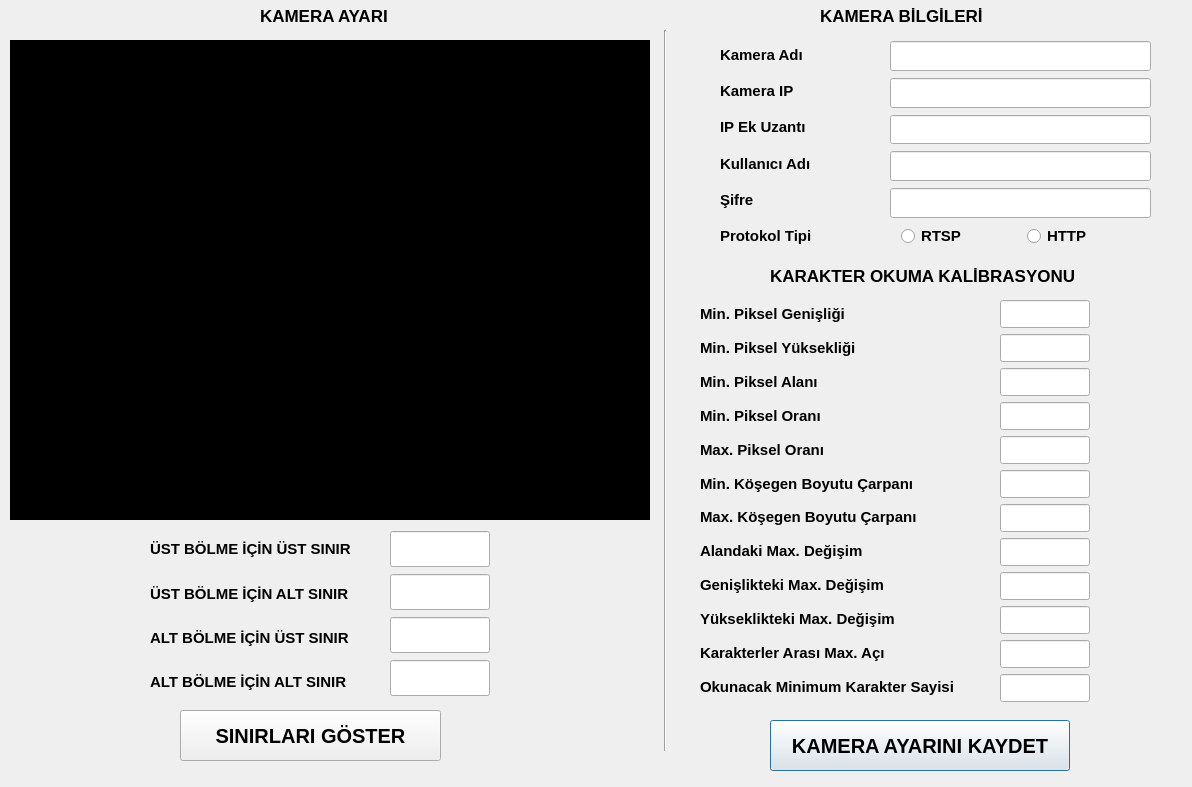
<?xml version="1.0" encoding="UTF-8"?>
<ui version="4.0">
 <class>Dialog</class>
 <widget class="QDialog" name="Dialog">
  <property name="geometry">
   <rect>
    <x>0</x>
    <y>0</y>
    <width>1192</width>
    <height>787</height>
   </rect>
  </property>
  <property name="minimumSize">
   <size>
    <width>778</width>
    <height>464</height>
   </size>
  </property>
  <property name="maximumSize">
   <size>
    <width>9999</width>
    <height>9999</height>
   </size>
  </property>
  <property name="windowTitle">
   <string>Dialog</string>
  </property>
  <widget class="QPushButton" name="buttonSaveConfiguration">
   <property name="geometry">
    <rect>
     <x>770</x>
     <y>720</y>
     <width>300</width>
     <height>51</height>
    </rect>
   </property>
   <property name="minimumSize">
    <size>
     <width>261</width>
     <height>51</height>
    </size>
   </property>
   <property name="maximumSize">
    <size>
     <width>300</width>
     <height>51</height>
    </size>
   </property>
   <property name="font">
    <font>
     <pointsize>15</pointsize>
     <weight>75</weight>
     <bold>true</bold>
    </font>
   </property>
   <property name="text">
    <string>KAMERA AYARINI KAYDET</string>
   </property>
  </widget>
  <widget class="Line" name="line_3">
   <property name="geometry">
    <rect>
     <x>650</x>
     <y>30</y>
     <width>31</width>
     <height>721</height>
    </rect>
   </property>
   <property name="orientation">
    <enum>Qt::Vertical</enum>
   </property>
  </widget>
  <widget class="QLabel" name="labelCameraOptions">
   <property name="geometry">
    <rect>
     <x>260</x>
     <y>0</y>
     <width>141</width>
     <height>31</height>
    </rect>
   </property>
   <property name="minimumSize">
    <size>
     <width>141</width>
     <height>31</height>
    </size>
   </property>
   <property name="maximumSize">
    <size>
     <width>141</width>
     <height>31</height>
    </size>
   </property>
   <property name="font">
    <font>
     <pointsize>13</pointsize>
     <weight>75</weight>
     <bold>true</bold>
     <underline>false</underline>
     <strikeout>false</strikeout>
     <kerning>true</kerning>
    </font>
   </property>
   <property name="text">
    <string>KAMERA AYARI</string>
   </property>
  </widget>
  <widget class="QWidget" name="layoutWidget">
   <property name="geometry">
    <rect>
     <x>720</x>
     <y>40</y>
     <width>151</width>
     <height>211</height>
    </rect>
   </property>
   <layout class="QVBoxLayout" name="verticalLayout_2">
    <item>
     <widget class="QLabel" name="labelCameraName">
      <property name="font">
       <font>
        <pointsize>11</pointsize>
        <weight>75</weight>
        <bold>true</bold>
       </font>
      </property>
      <property name="text">
       <string>Kamera Adı</string>
      </property>
     </widget>
    </item>
    <item>
     <widget class="QLabel" name="labelCameraIP">
      <property name="font">
       <font>
        <pointsize>11</pointsize>
        <weight>75</weight>
        <bold>true</bold>
       </font>
      </property>
      <property name="text">
       <string>Kamera IP</string>
      </property>
     </widget>
    </item>
    <item>
     <widget class="QLabel" name="labelCameraIPAddition">
      <property name="font">
       <font>
        <pointsize>11</pointsize>
        <weight>75</weight>
        <bold>true</bold>
       </font>
      </property>
      <property name="text">
       <string>IP Ek Uzantı</string>
      </property>
     </widget>
    </item>
    <item>
     <widget class="QLabel" name="labelUserName">
      <property name="font">
       <font>
        <pointsize>11</pointsize>
        <weight>75</weight>
        <bold>true</bold>
       </font>
      </property>
      <property name="text">
       <string>Kullanıcı Adı</string>
      </property>
     </widget>
    </item>
    <item>
     <widget class="QLabel" name="labelPassword">
      <property name="font">
       <font>
        <pointsize>11</pointsize>
        <weight>75</weight>
        <bold>true</bold>
       </font>
      </property>
      <property name="text">
       <string>Şifre</string>
      </property>
     </widget>
    </item>
    <item>
     <widget class="QLabel" name="labelProtocolType">
      <property name="font">
       <font>
        <pointsize>11</pointsize>
        <weight>75</weight>
        <bold>true</bold>
       </font>
      </property>
      <property name="text">
       <string>Protokol Tipi</string>
      </property>
     </widget>
    </item>
   </layout>
  </widget>
  <widget class="QLabel" name="labelCalibrationPhoto">
   <property name="geometry">
    <rect>
     <x>10</x>
     <y>40</y>
     <width>640</width>
     <height>480</height>
    </rect>
   </property>
   <property name="minimumSize">
    <size>
     <width>640</width>
     <height>480</height>
    </size>
   </property>
   <property name="maximumSize">
    <size>
     <width>640</width>
     <height>480</height>
    </size>
   </property>
   <property name="styleSheet">
    <string notr="true">
background-color: rgb(0, 0, 0)
</string>
   </property>
   <property name="frameShape">
    <enum>QFrame::WinPanel</enum>
   </property>
   <property name="frameShadow">
    <enum>QFrame::Plain</enum>
   </property>
   <property name="text">
    <string/>
   </property>
  </widget>
  <widget class="QPushButton" name="buttonShowCounters">
   <property name="geometry">
    <rect>
     <x>180</x>
     <y>710</y>
     <width>261</width>
     <height>51</height>
    </rect>
   </property>
   <property name="minimumSize">
    <size>
     <width>261</width>
     <height>51</height>
    </size>
   </property>
   <property name="maximumSize">
    <size>
     <width>261</width>
     <height>51</height>
    </size>
   </property>
   <property name="font">
    <font>
     <pointsize>15</pointsize>
     <weight>75</weight>
     <bold>true</bold>
    </font>
   </property>
   <property name="text">
    <string>SINIRLARI GÖSTER</string>
   </property>
  </widget>
  <widget class="QLabel" name="labelCameraInfo">
   <property name="geometry">
    <rect>
     <x>820</x>
     <y>0</y>
     <width>171</width>
     <height>31</height>
    </rect>
   </property>
   <property name="minimumSize">
    <size>
     <width>141</width>
     <height>31</height>
    </size>
   </property>
   <property name="maximumSize">
    <size>
     <width>171</width>
     <height>31</height>
    </size>
   </property>
   <property name="font">
    <font>
     <pointsize>13</pointsize>
     <weight>75</weight>
     <bold>true</bold>
     <underline>false</underline>
     <strikeout>false</strikeout>
     <kerning>true</kerning>
    </font>
   </property>
   <property name="text">
    <string>KAMERA BİLGİLERİ</string>
   </property>
  </widget>
  <widget class="QLabel" name="labelCharReadingCalibration">
   <property name="geometry">
    <rect>
     <x>770</x>
     <y>260</y>
     <width>311</width>
     <height>31</height>
    </rect>
   </property>
   <property name="minimumSize">
    <size>
     <width>141</width>
     <height>31</height>
    </size>
   </property>
   <property name="maximumSize">
    <size>
     <width>400</width>
     <height>31</height>
    </size>
   </property>
   <property name="font">
    <font>
     <pointsize>13</pointsize>
     <weight>75</weight>
     <bold>true</bold>
     <underline>false</underline>
     <strikeout>false</strikeout>
     <kerning>true</kerning>
    </font>
   </property>
   <property name="text">
    <string>KARAKTER OKUMA KALİBRASYONU</string>
   </property>
  </widget>
  <widget class="QWidget" name="layoutWidget_3">
   <property name="geometry">
    <rect>
     <x>1000</x>
     <y>300</y>
     <width>100</width>
     <height>411</height>
    </rect>
   </property>
   <property name="minimumSize">
    <size>
     <width>100</width>
     <height>0</height>
    </size>
   </property>
   <property name="maximumSize">
    <size>
     <width>100</width>
     <height>16777215</height>
    </size>
   </property>
   <layout class="QVBoxLayout" name="verticalLayout_5">
    <item>
     <widget class="QLineEdit" name="editMinPixelWidth">
      <property name="minimumSize">
       <size>
        <width>90</width>
        <height>28</height>
       </size>
      </property>
      <property name="maximumSize">
       <size>
        <width>90</width>
        <height>28</height>
       </size>
      </property>
      <property name="font">
       <font>
        <pointsize>12</pointsize>
       </font>
      </property>
      <property name="text">
       <string/>
      </property>
      <property name="clearButtonEnabled">
       <bool>true</bool>
      </property>
     </widget>
    </item>
    <item>
     <widget class="QLineEdit" name="editMinPixelHeight">
      <property name="minimumSize">
       <size>
        <width>90</width>
        <height>28</height>
       </size>
      </property>
      <property name="maximumSize">
       <size>
        <width>90</width>
        <height>28</height>
       </size>
      </property>
      <property name="font">
       <font>
        <pointsize>12</pointsize>
       </font>
      </property>
      <property name="text">
       <string/>
      </property>
      <property name="clearButtonEnabled">
       <bool>true</bool>
      </property>
     </widget>
    </item>
    <item>
     <widget class="QLineEdit" name="editMinPixelArea">
      <property name="minimumSize">
       <size>
        <width>90</width>
        <height>28</height>
       </size>
      </property>
      <property name="maximumSize">
       <size>
        <width>90</width>
        <height>28</height>
       </size>
      </property>
      <property name="font">
       <font>
        <pointsize>12</pointsize>
       </font>
      </property>
      <property name="clearButtonEnabled">
       <bool>true</bool>
      </property>
     </widget>
    </item>
    <item>
     <widget class="QLineEdit" name="editMinPixelRatio">
      <property name="minimumSize">
       <size>
        <width>90</width>
        <height>28</height>
       </size>
      </property>
      <property name="maximumSize">
       <size>
        <width>90</width>
        <height>28</height>
       </size>
      </property>
      <property name="font">
       <font>
        <pointsize>12</pointsize>
       </font>
      </property>
      <property name="text">
       <string/>
      </property>
      <property name="clearButtonEnabled">
       <bool>true</bool>
      </property>
     </widget>
    </item>
    <item>
     <widget class="QLineEdit" name="editMaxPixelRatio">
      <property name="minimumSize">
       <size>
        <width>90</width>
        <height>28</height>
       </size>
      </property>
      <property name="maximumSize">
       <size>
        <width>90</width>
        <height>28</height>
       </size>
      </property>
      <property name="font">
       <font>
        <pointsize>12</pointsize>
       </font>
      </property>
      <property name="text">
       <string/>
      </property>
      <property name="clearButtonEnabled">
       <bool>true</bool>
      </property>
     </widget>
    </item>
    <item>
     <widget class="QLineEdit" name="editMinDiagSize">
      <property name="minimumSize">
       <size>
        <width>90</width>
        <height>28</height>
       </size>
      </property>
      <property name="maximumSize">
       <size>
        <width>90</width>
        <height>28</height>
       </size>
      </property>
      <property name="font">
       <font>
        <pointsize>12</pointsize>
       </font>
      </property>
      <property name="text">
       <string/>
      </property>
      <property name="clearButtonEnabled">
       <bool>true</bool>
      </property>
     </widget>
    </item>
    <item>
     <widget class="QLineEdit" name="editMaxDiagSize">
      <property name="minimumSize">
       <size>
        <width>90</width>
        <height>28</height>
       </size>
      </property>
      <property name="maximumSize">
       <size>
        <width>90</width>
        <height>28</height>
       </size>
      </property>
      <property name="font">
       <font>
        <pointsize>12</pointsize>
       </font>
      </property>
      <property name="text">
       <string/>
      </property>
      <property name="clearButtonEnabled">
       <bool>true</bool>
      </property>
     </widget>
    </item>
    <item>
     <widget class="QLineEdit" name="editMaxChangeInArea">
      <property name="minimumSize">
       <size>
        <width>90</width>
        <height>28</height>
       </size>
      </property>
      <property name="maximumSize">
       <size>
        <width>90</width>
        <height>28</height>
       </size>
      </property>
      <property name="font">
       <font>
        <pointsize>12</pointsize>
       </font>
      </property>
      <property name="text">
       <string/>
      </property>
      <property name="clearButtonEnabled">
       <bool>true</bool>
      </property>
     </widget>
    </item>
    <item>
     <widget class="QLineEdit" name="editMaxChangeInWidth">
      <property name="minimumSize">
       <size>
        <width>90</width>
        <height>28</height>
       </size>
      </property>
      <property name="maximumSize">
       <size>
        <width>90</width>
        <height>28</height>
       </size>
      </property>
      <property name="font">
       <font>
        <pointsize>12</pointsize>
       </font>
      </property>
      <property name="text">
       <string/>
      </property>
      <property name="clearButtonEnabled">
       <bool>true</bool>
      </property>
     </widget>
    </item>
    <item>
     <widget class="QLineEdit" name="editMaxChangeInHeight">
      <property name="minimumSize">
       <size>
        <width>90</width>
        <height>28</height>
       </size>
      </property>
      <property name="maximumSize">
       <size>
        <width>90</width>
        <height>28</height>
       </size>
      </property>
      <property name="font">
       <font>
        <pointsize>12</pointsize>
       </font>
      </property>
      <property name="text">
       <string/>
      </property>
      <property name="clearButtonEnabled">
       <bool>true</bool>
      </property>
     </widget>
    </item>
    <item>
     <widget class="QLineEdit" name="editMaxAngleBetweenChar">
      <property name="minimumSize">
       <size>
        <width>90</width>
        <height>28</height>
       </size>
      </property>
      <property name="maximumSize">
       <size>
        <width>90</width>
        <height>28</height>
       </size>
      </property>
      <property name="font">
       <font>
        <pointsize>12</pointsize>
       </font>
      </property>
      <property name="text">
       <string/>
      </property>
      <property name="clearButtonEnabled">
       <bool>true</bool>
      </property>
     </widget>
    </item>
    <item>
     <widget class="QLineEdit" name="editMinNumberOfMatchCharNumber">
      <property name="minimumSize">
       <size>
        <width>90</width>
        <height>28</height>
       </size>
      </property>
      <property name="maximumSize">
       <size>
        <width>90</width>
        <height>28</height>
       </size>
      </property>
      <property name="font">
       <font>
        <pointsize>12</pointsize>
       </font>
      </property>
      <property name="text">
       <string/>
      </property>
      <property name="clearButtonEnabled">
       <bool>true</bool>
      </property>
     </widget>
    </item>
   </layout>
  </widget>
  <widget class="QWidget" name="layoutWidget_4">
   <property name="geometry">
    <rect>
     <x>700</x>
     <y>300</y>
     <width>291</width>
     <height>401</height>
    </rect>
   </property>
   <layout class="QVBoxLayout" name="verticalLayout_6">
    <item>
     <widget class="QLabel" name="labelMinPixelWidth">
      <property name="font">
       <font>
        <pointsize>11</pointsize>
        <weight>75</weight>
        <bold>true</bold>
       </font>
      </property>
      <property name="text">
       <string>Min. Piksel Genişliği</string>
      </property>
     </widget>
    </item>
    <item>
     <widget class="QLabel" name="labelMinPixelHeight">
      <property name="font">
       <font>
        <pointsize>11</pointsize>
        <weight>75</weight>
        <bold>true</bold>
       </font>
      </property>
      <property name="text">
       <string>Min. Piksel Yüksekliği</string>
      </property>
     </widget>
    </item>
    <item>
     <widget class="QLabel" name="labelMinPixelArea">
      <property name="font">
       <font>
        <pointsize>11</pointsize>
        <weight>75</weight>
        <bold>true</bold>
       </font>
      </property>
      <property name="text">
       <string>Min. Piksel Alanı</string>
      </property>
     </widget>
    </item>
    <item>
     <widget class="QLabel" name="labelMinPixelRatio">
      <property name="font">
       <font>
        <pointsize>11</pointsize>
        <weight>75</weight>
        <bold>true</bold>
       </font>
      </property>
      <property name="text">
       <string>Min. Piksel Oranı</string>
      </property>
     </widget>
    </item>
    <item>
     <widget class="QLabel" name="labelMaxPixelRatio">
      <property name="font">
       <font>
        <pointsize>11</pointsize>
        <weight>75</weight>
        <bold>true</bold>
       </font>
      </property>
      <property name="text">
       <string>Max. Piksel Oranı</string>
      </property>
     </widget>
    </item>
    <item>
     <widget class="QLabel" name="labelMinDiagSize">
      <property name="font">
       <font>
        <pointsize>11</pointsize>
        <weight>75</weight>
        <bold>true</bold>
       </font>
      </property>
      <property name="text">
       <string>Min. Köşegen Boyutu Çarpanı</string>
      </property>
     </widget>
    </item>
    <item>
     <widget class="QLabel" name="labelMaxDiagSize">
      <property name="font">
       <font>
        <pointsize>11</pointsize>
        <weight>75</weight>
        <bold>true</bold>
       </font>
      </property>
      <property name="text">
       <string>Max. Köşegen Boyutu Çarpanı</string>
      </property>
     </widget>
    </item>
    <item>
     <widget class="QLabel" name="labelMaxChangeInArea">
      <property name="font">
       <font>
        <pointsize>11</pointsize>
        <weight>75</weight>
        <bold>true</bold>
       </font>
      </property>
      <property name="text">
       <string>Alandaki Max. Değişim</string>
      </property>
     </widget>
    </item>
    <item>
     <widget class="QLabel" name="labelMaxChangeInWidth">
      <property name="font">
       <font>
        <pointsize>11</pointsize>
        <weight>75</weight>
        <bold>true</bold>
       </font>
      </property>
      <property name="text">
       <string>Genişlikteki Max. Değişim</string>
      </property>
     </widget>
    </item>
    <item>
     <widget class="QLabel" name="labelMaChangeInHeight">
      <property name="font">
       <font>
        <pointsize>11</pointsize>
        <weight>75</weight>
        <bold>true</bold>
       </font>
      </property>
      <property name="text">
       <string>Yükseklikteki Max. Değişim</string>
      </property>
     </widget>
    </item>
    <item>
     <widget class="QLabel" name="labelMaxAngleBetweenChar">
      <property name="font">
       <font>
        <pointsize>11</pointsize>
        <weight>75</weight>
        <bold>true</bold>
       </font>
      </property>
      <property name="text">
       <string>Karakterler Arası Max. Açı</string>
      </property>
     </widget>
    </item>
    <item>
     <widget class="QLabel" name="labelMinNumberOfMatchCharNumber">
      <property name="font">
       <font>
        <pointsize>11</pointsize>
        <weight>75</weight>
        <bold>true</bold>
       </font>
      </property>
      <property name="text">
       <string>Okunacak Minimum Karakter Sayisi</string>
      </property>
     </widget>
    </item>
   </layout>
  </widget>
  <widget class="QWidget" name="layoutWidget">
   <property name="geometry">
    <rect>
     <x>390</x>
     <y>530</y>
     <width>102</width>
     <height>171</height>
    </rect>
   </property>
   <layout class="QVBoxLayout" name="verticalLayout">
    <item>
     <widget class="QLineEdit" name="editTopY1">
      <property name="minimumSize">
       <size>
        <width>100</width>
        <height>36</height>
       </size>
      </property>
      <property name="maximumSize">
       <size>
        <width>100</width>
        <height>36</height>
       </size>
      </property>
      <property name="font">
       <font>
        <pointsize>12</pointsize>
       </font>
      </property>
      <property name="text">
       <string/>
      </property>
      <property name="clearButtonEnabled">
       <bool>true</bool>
      </property>
     </widget>
    </item>
    <item>
     <widget class="QLineEdit" name="editTopY2">
      <property name="minimumSize">
       <size>
        <width>100</width>
        <height>36</height>
       </size>
      </property>
      <property name="maximumSize">
       <size>
        <width>100</width>
        <height>36</height>
       </size>
      </property>
      <property name="font">
       <font>
        <pointsize>12</pointsize>
       </font>
      </property>
      <property name="text">
       <string/>
      </property>
      <property name="clearButtonEnabled">
       <bool>true</bool>
      </property>
     </widget>
    </item>
    <item>
     <widget class="QLineEdit" name="editBottomY1">
      <property name="minimumSize">
       <size>
        <width>100</width>
        <height>36</height>
       </size>
      </property>
      <property name="maximumSize">
       <size>
        <width>100</width>
        <height>36</height>
       </size>
      </property>
      <property name="font">
       <font>
        <pointsize>12</pointsize>
       </font>
      </property>
      <property name="text">
       <string/>
      </property>
      <property name="clearButtonEnabled">
       <bool>true</bool>
      </property>
     </widget>
    </item>
    <item>
     <widget class="QLineEdit" name="editBottomY2">
      <property name="minimumSize">
       <size>
        <width>100</width>
        <height>36</height>
       </size>
      </property>
      <property name="maximumSize">
       <size>
        <width>100</width>
        <height>36</height>
       </size>
      </property>
      <property name="font">
       <font>
        <pointsize>12</pointsize>
       </font>
      </property>
      <property name="text">
       <string/>
      </property>
      <property name="clearButtonEnabled">
       <bool>true</bool>
      </property>
     </widget>
    </item>
   </layout>
  </widget>
  <widget class="QWidget" name="layoutWidget">
   <property name="geometry">
    <rect>
     <x>150</x>
     <y>530</y>
     <width>221</width>
     <height>171</height>
    </rect>
   </property>
   <layout class="QVBoxLayout" name="verticalLayout_3">
    <item>
     <widget class="QLabel" name="labelTopY1">
      <property name="font">
       <font>
        <pointsize>11</pointsize>
        <weight>75</weight>
        <bold>true</bold>
       </font>
      </property>
      <property name="text">
       <string>ÜST BÖLME İÇİN ÜST SINIR</string>
      </property>
     </widget>
    </item>
    <item>
     <widget class="QLabel" name="labelTopY2">
      <property name="font">
       <font>
        <pointsize>11</pointsize>
        <weight>75</weight>
        <bold>true</bold>
       </font>
      </property>
      <property name="text">
       <string>ÜST BÖLME İÇİN ALT SINIR</string>
      </property>
     </widget>
    </item>
    <item>
     <widget class="QLabel" name="labelBottomY1">
      <property name="font">
       <font>
        <pointsize>11</pointsize>
        <weight>75</weight>
        <bold>true</bold>
       </font>
      </property>
      <property name="text">
       <string>ALT BÖLME İÇİN ÜST SINIR</string>
      </property>
     </widget>
    </item>
    <item>
     <widget class="QLabel" name="labelBottomY2">
      <property name="font">
       <font>
        <pointsize>11</pointsize>
        <weight>75</weight>
        <bold>true</bold>
       </font>
      </property>
      <property name="text">
       <string>ALT BÖLME İÇİN ALT SINIR</string>
      </property>
     </widget>
    </item>
   </layout>
  </widget>
  <widget class="QWidget" name="layoutWidget">
   <property name="geometry">
    <rect>
     <x>890</x>
     <y>40</y>
     <width>263</width>
     <height>211</height>
    </rect>
   </property>
   <layout class="QVBoxLayout" name="verticalLayout_4">
    <item>
     <widget class="QLineEdit" name="editCameraName">
      <property name="minimumSize">
       <size>
        <width>261</width>
        <height>30</height>
       </size>
      </property>
      <property name="maximumSize">
       <size>
        <width>261</width>
        <height>30</height>
       </size>
      </property>
      <property name="font">
       <font>
        <pointsize>12</pointsize>
       </font>
      </property>
      <property name="text">
       <string/>
      </property>
      <property name="clearButtonEnabled">
       <bool>true</bool>
      </property>
     </widget>
    </item>
    <item>
     <widget class="QLineEdit" name="editCameraIP">
      <property name="minimumSize">
       <size>
        <width>261</width>
        <height>30</height>
       </size>
      </property>
      <property name="maximumSize">
       <size>
        <width>261</width>
        <height>30</height>
       </size>
      </property>
      <property name="font">
       <font>
        <pointsize>12</pointsize>
       </font>
      </property>
      <property name="text">
       <string/>
      </property>
      <property name="clearButtonEnabled">
       <bool>true</bool>
      </property>
     </widget>
    </item>
    <item>
     <widget class="QLineEdit" name="editCameraIPAddition">
      <property name="minimumSize">
       <size>
        <width>261</width>
        <height>29</height>
       </size>
      </property>
      <property name="maximumSize">
       <size>
        <width>261</width>
        <height>29</height>
       </size>
      </property>
      <property name="font">
       <font>
        <pointsize>12</pointsize>
       </font>
      </property>
      <property name="clearButtonEnabled">
       <bool>true</bool>
      </property>
     </widget>
    </item>
    <item>
     <widget class="QLineEdit" name="editUsername">
      <property name="minimumSize">
       <size>
        <width>261</width>
        <height>30</height>
       </size>
      </property>
      <property name="maximumSize">
       <size>
        <width>261</width>
        <height>30</height>
       </size>
      </property>
      <property name="font">
       <font>
        <pointsize>12</pointsize>
       </font>
      </property>
      <property name="text">
       <string/>
      </property>
      <property name="clearButtonEnabled">
       <bool>true</bool>
      </property>
     </widget>
    </item>
    <item>
     <widget class="QLineEdit" name="editPassword">
      <property name="minimumSize">
       <size>
        <width>261</width>
        <height>30</height>
       </size>
      </property>
      <property name="maximumSize">
       <size>
        <width>261</width>
        <height>30</height>
       </size>
      </property>
      <property name="font">
       <font>
        <pointsize>12</pointsize>
       </font>
      </property>
      <property name="text">
       <string/>
      </property>
      <property name="clearButtonEnabled">
       <bool>true</bool>
      </property>
     </widget>
    </item>
    <item>
     <layout class="QHBoxLayout" name="horizontalLayout_2">
      <property name="spacing">
       <number>0</number>
      </property>
      <item>
       <widget class="QRadioButton" name="radioButtonRtsp">
        <property name="minimumSize">
         <size>
          <width>115</width>
          <height>22</height>
         </size>
        </property>
        <property name="maximumSize">
         <size>
          <width>115</width>
          <height>22</height>
         </size>
        </property>
        <property name="font">
         <font>
          <pointsize>11</pointsize>
          <weight>75</weight>
          <bold>true</bold>
         </font>
        </property>
        <property name="text">
         <string>RTSP</string>
        </property>
       </widget>
      </item>
      <item>
       <widget class="QRadioButton" name="radioButtonHttp">
        <property name="minimumSize">
         <size>
          <width>114</width>
          <height>22</height>
         </size>
        </property>
        <property name="maximumSize">
         <size>
          <width>114</width>
          <height>22</height>
         </size>
        </property>
        <property name="font">
         <font>
          <pointsize>11</pointsize>
          <weight>75</weight>
          <bold>true</bold>
         </font>
        </property>
        <property name="text">
         <string>HTTP</string>
        </property>
       </widget>
      </item>
     </layout>
    </item>
   </layout>
  </widget>
 </widget>
 <resources/>
 <connections/>
</ui>
